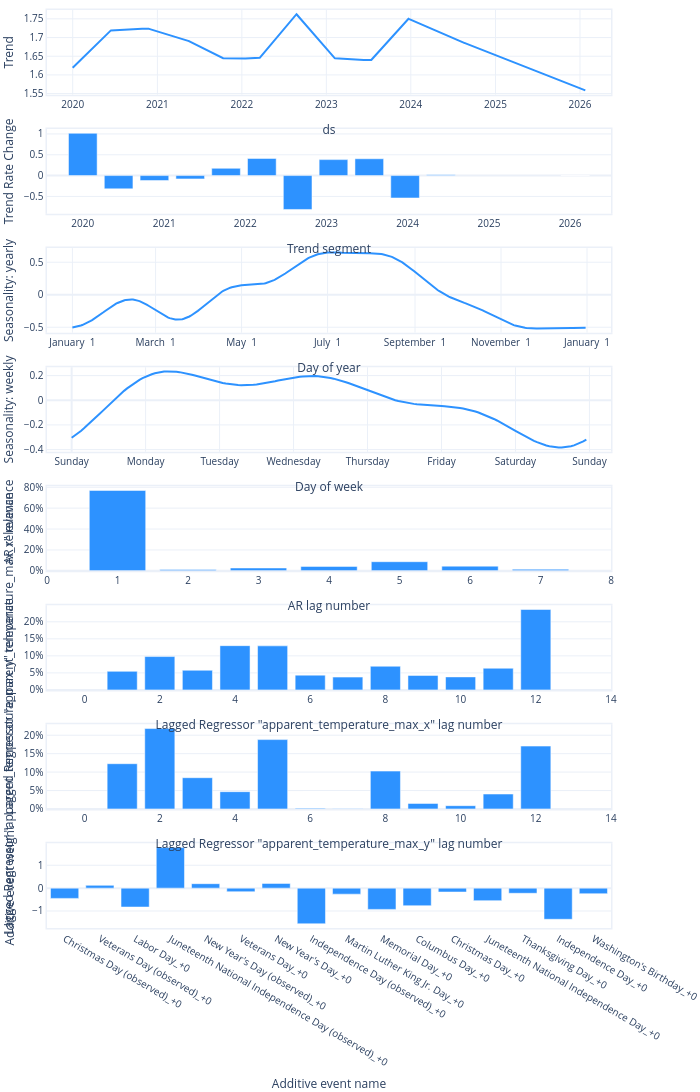

Here is the notebook cell this chart was saved with:
### Code cell
model.plot_parameters()

### Figure 1 — Plotly figure (JSON) as saved in the notebook; plotly's stock layout.template omitted (floating-point values rounded to 4 significant figures; data arrays with more than 128 entries replaced by an {"elided": "..."} marker saying what was removed)
{"data": [{"fill": "none", "line": {"color": "#2d92ff", "width": 2}, "mode": "lines", "name": "Trend", "type": "scatter", "x": {"elided": "2216 str values"}, "xaxis": "x", "y": {"elided": "2216 float values"}, "yaxis": "y"}, {"marker": {"color": "#2d92ff"}, "name": "Trend Rate Change", "type": "bar", "x": ["2020-01-01T00:00:00", "2020-06-10T02:10:54.545455", "2020-11-18T04:21:49.090909", "2021-04-28T06:32:43.636364", "2021-10-06T08:43:38.181818", "2022-03-16T10:54:32.727273", "2022-08-24T13:05:27.272727", "2023-02-01T15:16:21.818182", "2023-07-12T17:27:16.363636", "2023-12-20T19:38:10.909091", "2024-05-29T21:49:05.454545", "2026-01-24T00:00:00"], "xaxis": "x2", "y": [1.015, -0.3189, -0.1194, -0.07938, 0.1741, 0.4118, -0.813, 0.3833, 0.4041, -0.5377, 0.01996, 0], "yaxis": "y2"}, {"fill": "none", "line": {"color": "#2d92ff", "width": 2}, "mode": "lines", "name": "yearly", "type": "scatter", "x": {"elided": "365 str values"}, "xaxis": "x3", "y": {"elided": "365 float values"}, "yaxis": "y3"}, {"fill": "none", "line": {"color": "#2d92ff", "width": 2}, "mode": "lines", "name": "weekly", "type": "scatter", "x": {"elided": "168 int values"}, "xaxis": "x4", "y": {"elided": "168 float values"}, "yaxis": "y4"}, {"marker": {"color": "#2d92ff"}, "name": "AR", "type": "bar", "x": [7, 6, 5, 4, 3, 2, 1], "xaxis": "x5", "y": [0.01535, 0.04493, 0.08734, 0.04245, 0.02736, 0.0131, 0.7695], "yaxis": "y5"}, {"marker": {"color": "#2d92ff"}, "name": "Lagged Regressor \"apparent_temperature_max_x\"", "type": "bar", "x": [12, 11, 10, 9, 8, 7, 6, 5, 4, 3, 2, 1], "xaxis": "x6", "y": [0.2362, 0.06358, 0.03814, 0.04249, 0.0695, 0.03754, 0.04333, 0.1293, 0.1299, 0.05763, 0.09791, 0.05447], "yaxis": "y6"}, {"marker": {"color": "#2d92ff"}, "name": "Lagged Regressor \"apparent_temperature_max_y\"", "type": "bar", "x": [12, 11, 10, 9, 8, 7, 6, 5, 4, 3, 2, 1], "xaxis": "x7", "y": [0.1705, 0.04044, 0.008864, 0.01498, 0.1027, 0.0002064, 0.001732, 0.1881, 0.04684, 0.08474, 0.2181, 0.1227], "yaxis": "y7"}, {"marker": {"color": "#2d92ff"}, "name": "Additive event", "type": "bar", "width": 0.8, "x": ["Christmas Day (observed)_+0", "Veterans Day (observed)_+0", "Labor Day_+0", "Juneteenth National Independence Day (observed)_+0", "New Year's Day (observed)_+0", "Veterans Day_+0", "New Year's Day_+0", "Independence Day (observed)_+0", "Martin Luther King Jr. Day_+0", "Memorial Day_+0", "Columbus Day_+0", "Christmas Day_+0", "Juneteenth National Independence Day_+0", "Thanksgiving Day_+0", "Independence Day_+0", "Washington's Birthday_+0"], "xaxis": "x8", "y": [-0.4484, 0.1218, -0.8265, 1.773, 0.1938, -0.1557, 0.2066, -1.559, -0.263, -0.9296, -0.768, -0.1696, -0.5466, -0.2247, -1.362, -0.2435], "yaxis": "y8"}], "layout": {"autosize": true, "font": {"size": 10}, "height": 1680, "hovermode": "x unified", "margin": {"b": 0, "l": 0, "pad": 0, "r": 10, "t": 10}, "showlegend": false, "title": {"font": {"size": 12}}, "width": 700, "xaxis": {"anchor": "y", "domain": [0, 1], "linewidth": 1.5, "mirror": true, "range": ["2019-09-12T00:00:00", "2026-05-15T00:00:00"], "showline": true, "title": {"text": "ds"}, "type": "date"}, "xaxis2": {"anchor": "y2", "domain": [0, 1], "linewidth": 1.5, "mirror": true, "range": ["2019-07-23T21:49:05.454545", "2026-07-04T02:10:54.545455"], "showline": true, "title": {"text": "Trend segment"}, "type": "date"}, "xaxis3": {"anchor": "y3", "domain": [0, 1], "linewidth": 1.5, "mirror": true, "range": ["2016-12-14T00:00:00", "2018-01-18T00:00:00"], "showline": true, "tickformat": "%B %e", "title": {"text": "Day of year"}}, "xaxis4": {"anchor": "y4", "domain": [0, 1], "linewidth": 1.5, "mirror": true, "range": [-8, 175], "showline": true, "tickmode": "array", "ticktext": ["Sunday", "Monday", "Tuesday", "Wednesday", "Thursday", "Friday", "Saturday", "Sunday", "Sunday"], "tickvals": [0, 24, 48, 72, 96, 120, 144, 168, 192], "title": {"text": "Day of week"}}, "xaxis5": {"anchor": "y5", "domain": [0, 1], "linewidth": 1.5, "mirror": true, "range": [0, 8], "showline": true, "title": {"text": "AR lag number"}}, "xaxis6": {"anchor": "y6", "domain": [0, 1], "linewidth": 1.5, "mirror": true, "range": [-1, 14], "showline": true, "title": {"text": "Lagged Regressor \"apparent_temperature_max_x\" lag number"}}, "xaxis7": {"anchor": "y7", "domain": [0, 1], "linewidth": 1.5, "mirror": true, "range": [-1, 14], "showline": true, "title": {"text": "Lagged Regressor \"apparent_temperature_max_y\" lag number"}}, "xaxis8": {"anchor": "y8", "domain": [0, 1], "linewidth": 1.5, "mirror": true, "showline": true, "title": {"text": "Additive event name"}}, "yaxis": {"anchor": "x", "domain": [0.9078, 1], "linewidth": 1.5, "mirror": true, "rangemode": "normal", "showline": true, "title": {"text": "Trend"}}, "yaxis2": {"anchor": "x2", "domain": [0.7781, 0.8703], "linewidth": 1.5, "mirror": true, "rangemode": "normal", "showline": true, "title": {"text": "Trend Rate Change"}}, "yaxis3": {"anchor": "x3", "domain": [0.6484, 0.7406], "linewidth": 1.5, "mirror": true, "rangemode": "normal", "showline": true, "title": {"text": "Seasonality: yearly"}}, "yaxis4": {"anchor": "x4", "domain": [0.5188, 0.6109], "linewidth": 1.5, "mirror": true, "rangemode": "normal", "showline": true, "title": {"text": "Seasonality: weekly"}}, "yaxis5": {"anchor": "x5", "domain": [0.3891, 0.4813], "linewidth": 1.5, "mirror": true, "rangemode": "normal", "showline": true, "tickformat": ",.0%", "title": {"text": "AR relevance"}}, "yaxis6": {"anchor": "x6", "domain": [0.2594, 0.3516], "linewidth": 1.5, "mirror": true, "rangemode": "normal", "showline": true, "tickformat": ",.0%", "title": {"text": "Lagged Regressor \"apparent_temperature_max_x\" relevance"}}, "yaxis7": {"anchor": "x7", "domain": [0.1297, 0.2219], "linewidth": 1.5, "mirror": true, "rangemode": "normal", "showline": true, "tickformat": ",.0%", "title": {"text": "Lagged Regressor \"apparent_temperature_max_y\" relevance"}}, "yaxis8": {"anchor": "x8", "domain": [0, 0.09219], "linewidth": 1.5, "mirror": true, "rangemode": "normal", "showline": true, "title": {"text": "Additive event weight"}}}}
